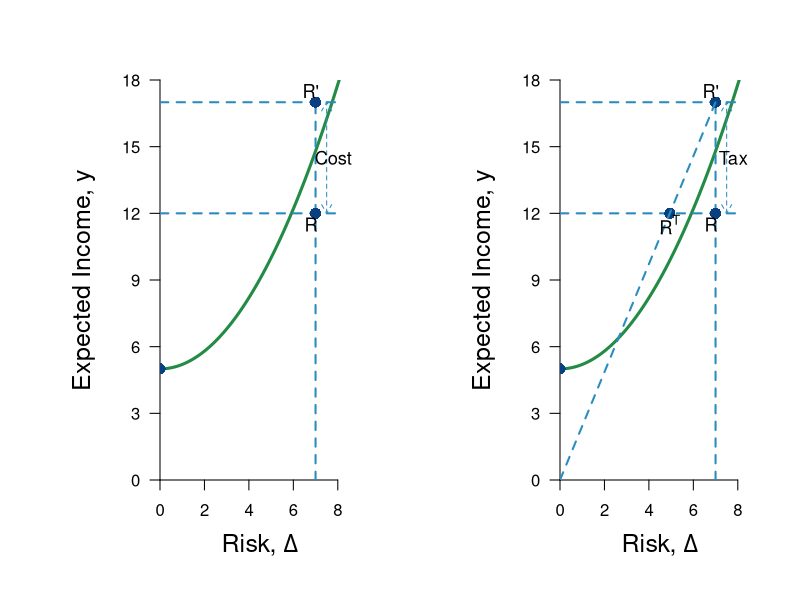

Generate this figure with R:
#Graph Designer(s): Simon Halliday,  Riley Boeth '17 & Weikai Chen
#Authors: Bowles, Foley and Halliday
#Title: Coordination, Conflict and Competition: A Text in Microeconomics

library(shape)
require(shape)

pdf(file = "risk/education.pdf", width = 20, height = 10)

# The utility function and indifference curve

U <- function(y,delta, alpha = 0.2, beta = 2){
  y - alpha * delta ^ beta
}

indiff <- function(delta, u = 2, alpha = 0.2, beta = 2){
    u + alpha * delta ^beta
}

                                        # Assign the parameters

y0  <-  5 # expected income without continuing education
delta0 <-  0 # no risk without continuing education
yR  <-  12 # expected income with higher education after paying tuition
deltaR  <-  7 # risk with education
C <- 5 # tuition
yRprime <-  yR + C # expected income with free higher education
deltaRprime  <-  deltaR
tau  <- C / yRprime # tax rate
yT  <- yRprime * (1 - tau) # expected income with free education paying with tax
deltaT  <-  deltaRprime * (1 - tau) # risk with free education paying with tax


                                        # compare the utilities with (y0,delta0), (yR,deltaR), (yT, deltaT)
## U(y0,delta0)
## U(yR,deltaR)
## U(yT,deltaT)

                                        #Set parameters for graphics
axislabelsize <- 1.5
labelsize <- 1.1
graphlinewidth <- 3
segmentlinewidth <- 2

COL <- c("#7fc97f", "#beaed4", "#fdc086", "#ffff99", "#386cb0", "#f0027f", "#bf5b17", "#666666")
COLA <- c("#e0f3db", "#99d8c9","#66c2a4","#41ae76", "#238b45", "#005824")
COLB <- c("#4eb3d3", "#2b8cbe", "#0868ac","#084081")

                                        #Edited the margins to cater for the larger LHS labels
par(mfrow = c(1,2))
par(mar =  c(6, 8, 4, 2))
                                        #Add limits on axes and levels of utility for each indifference curve
xlims <- c(0, deltaR + 2)
ylims <- c(0, yRprime + 1)


npts <- 501
x <- seq(xlims[1], xlims[2], length.out = npts)
y <- seq(ylims[1], ylims[2], length.out = npts)

# show the colors define
## for (i in 1:8){
##     points(i,i,col = COL[i], pch = 16)
## }
## for (i in 1:6){
##     points(i,i + 1, col = COLA[i],pch = 16)
## }
## for (i in 1:4){
##     points(i,i+2, col = COLB[i], pch  )
## }
npts <- 500
xx1 <- seq(xlims[1], xlims[2], length.out = npts)
# the first plot

plot(0, 0, xlim = xlims, ylim = ylims, type = "n",
     xlab = expression(paste("Risk, ",Delta)),
     ylab = expression(paste("Expected Income, ", y)),
     xaxt = "n",
     yaxt = "n",
     cex.lab = axislabelsize,
     bty = "n",
     xaxs="i",
     yaxs="i"
     )

ticksx <- seq(from = 0, to = xlims[2],by = 2)
xlabels <- seq(from = 0, to = xlims[2],by = 2)
ticksy <- seq(from = 0, to = ylims[2], by = 3)
ylabels <- seq(from = 0, to = ylims[2], by = 3)

axis(1,at = ticksx,  pos = 0, labels = xlabels)
axis(2,at = ticksy,  pos = 0, labels = ylabels, las = 1)

# the point (y0,delta0) and the indifference curve through it
lines(xx1, indiff(xx1, u = U(y0,delta0)), col = COLA[5], lwd = graphlinewidth)
points(delta0, y0, pch = 16, col = COLB[4], cex = 1.5)

# the point (yR, deltaR), (yRprime, deltaRprime), Add segments
segments(deltaR, 0, deltaR, yRprime, lty = 2, col = COLB[2] , lwd = segmentlinewidth)
segments(0, yR, deltaR + 1, yR, lty = 2, col = COLB[2] , lwd = segmentlinewidth)
segments(0, yRprime, deltaR + 1, yRprime, lty = 2, col = COLB[2] , lwd = segmentlinewidth)
points(deltaR, yR, pch = 16, col = COLB[4], cex = 1.5)
points(deltaRprime, yRprime, pch = 16, col = COLB[4], cex = 1.5)


#Label 5 points on line

text(deltaR-0.2, yR-0.5, expression(paste("R")), cex = labelsize)
text(deltaR-0.2, yRprime+0.5, expression(paste("R'")), cex = labelsize)
arrows(deltaR + 0.5, yR, deltaR + 0.5, yRprime, code = 3, length = 0.1, col = COLB[2], lty = 2)
text(deltaR + 0.8, (yR + yRprime)/2, expression(paste("Cost")), cex = labelsize)


# the second plot
plot(0, 0, xlim = xlims, ylim = ylims, type = "n",
     xlab = expression(paste("Risk, ",Delta)),
     ylab = expression(paste("Expected Income, ", y)),
     xaxt = "n",
     yaxt = "n",
     cex.lab = axislabelsize,
     bty = "n",
     xaxs="i",
     yaxs="i"
     )

ticksx <- seq(from = 0, to = xlims[2],by = 2)
xlabels <- seq(from = 0, to = xlims[2],by = 2)
ticksy <- seq(from = 0, to = ylims[2], by = 3)
ylabels <- seq(from = 0, to = ylims[2], by = 3)

axis(1,at = ticksx,  pos = 0, labels = xlabels)
axis(2,at = ticksy,  pos = 0, labels = ylabels, las = 1)
# the point (y0,delta0) and the indifference curve through it
lines(xx1, indiff(xx1, u = U(y0,delta0)), col = COLA[5], lwd = graphlinewidth)
points(delta0, y0, pch = 16, col = COLB[4], cex = 1.5)

# the point (yR, deltaR), (yRprime, deltaRprime), Add segments
segments(deltaR, 0, deltaR, yRprime, lty = 2, col = COLB[2] , lwd = segmentlinewidth)
segments(0, yR, deltaR + 1, yR, lty = 2, col = COLB[2] , lwd = segmentlinewidth)
segments(0, yRprime, deltaR + 1, yRprime, lty = 2, col = COLB[2] , lwd = segmentlinewidth)
points(deltaR, yR, pch = 16, col = COLB[4], cex = 1.5)
points(deltaRprime, yRprime, pch = 16, col = COLB[4], cex = 1.5)
# the point (yT, deltaT) and the segment
points(deltaT, yT, pch = 16, col = COLB[4], cex = 1.5)
segments(0,0, deltaR, yRprime, lty = 2, col = COLB[2], lwd = segmentlinewidth)
#Label 5 points on line

text(deltaR-0.2, yR-0.5, expression(paste("R")), cex = labelsize)
text(deltaR-0.2, yRprime+0.5, expression(paste("R'")), cex = labelsize)
arrows(deltaR + 0.5, yR, deltaR + 0.5, yRprime, code = 3, length = 0.1, col = COLB[2], lty = 2)
text(deltaR + 0.8, (yR + yRprime)/2, expression(paste("Tax")), cex = labelsize)
text(deltaT, yT - 0.5, expression(R^T), cex = labelsize)


dev.off()
